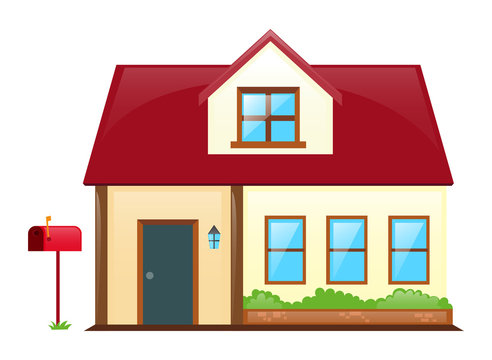
#> input picture lab5/data/house.jpg, 492 x 360 px, found by its file name
$ python main.py
#> lines starting #> are read from the running program, lines starting #| are printed output that depends on the picture; after the words box and inside, x2 and y2 are one past the last pixel; in counts of white or black regions, pixels touching at a corner belong together
import cv2
import numpy as np
import matplotlib.pyplot as plt

image = cv2.imread('C:\\Users\\cherm\\PycharmProjects\\DataAnal\\lab5\\data\\house.jpg')
#> image is the input picture: shape (360, 492, 3); mean B, G, R 178.2, 186.4, 213.3

gray = cv2.cvtColor(image, cv2.COLOR_BGR2GRAY)
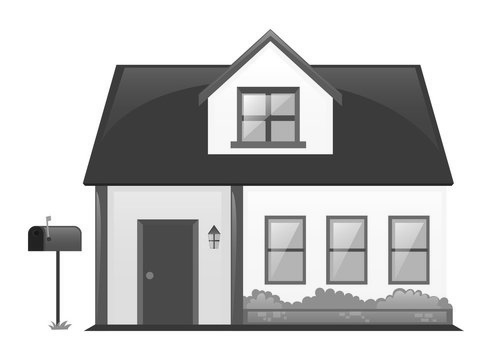
#> gray: shape (360, 492); min 18, max 255, mean 193.5

blurred = cv2.GaussianBlur(gray, (5, 5), 0)
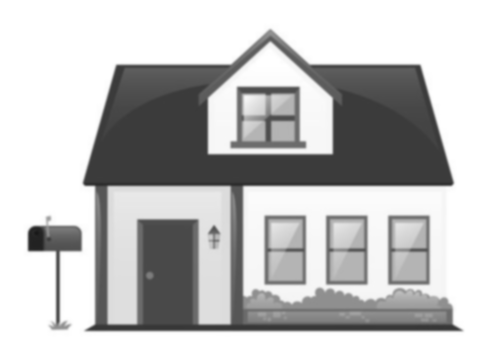
#> blurred: shape (360, 492); min 24, max 255, mean 193.5

edges = cv2.Canny(blurred, 50, 150)
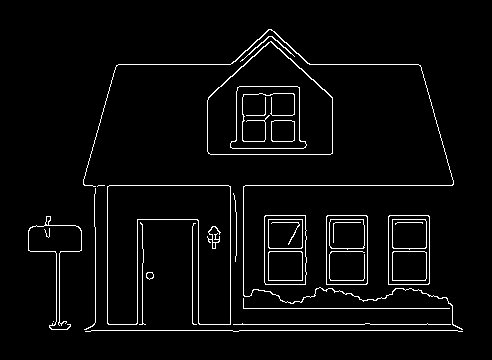
#> edges: shape (360, 492); 3.7% white in thin lines or dots, all inside (x1, y1, x2, y2) = (28, 29, 463, 332)

contours, _ = cv2.findContours(edges, cv2.RETR_EXTERNAL, cv2.CHAIN_APPROX_SIMPLE)
#> contours = 19 contours, 10 with area under 20; largest, box (x1, y1, x2, y2) and area: (107, 185, 231, 325) 10690, (207, 41, 333, 155) 10661, (264, 215, 307, 285) 2841, (388, 215, 430, 285) 2828, (326, 215, 368, 285) 2828

output = image.copy()
cv2.drawContours(output, contours, -1, (0, 255, 0), 2)
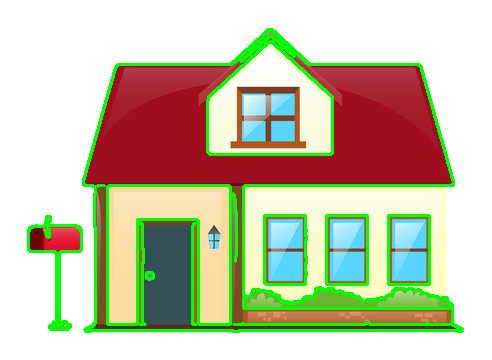
#> output: shape (360, 492, 3); 8.39% of pixels changed, all inside (x1, y1, x2, y2) = (27, 28, 464, 333)

plt.figure(figsize=(10, 10))
plt.imshow(cv2.cvtColor(output, cv2.COLOR_BGR2RGB))
plt.title('Contours')
plt.axis('off')
plt.show()
